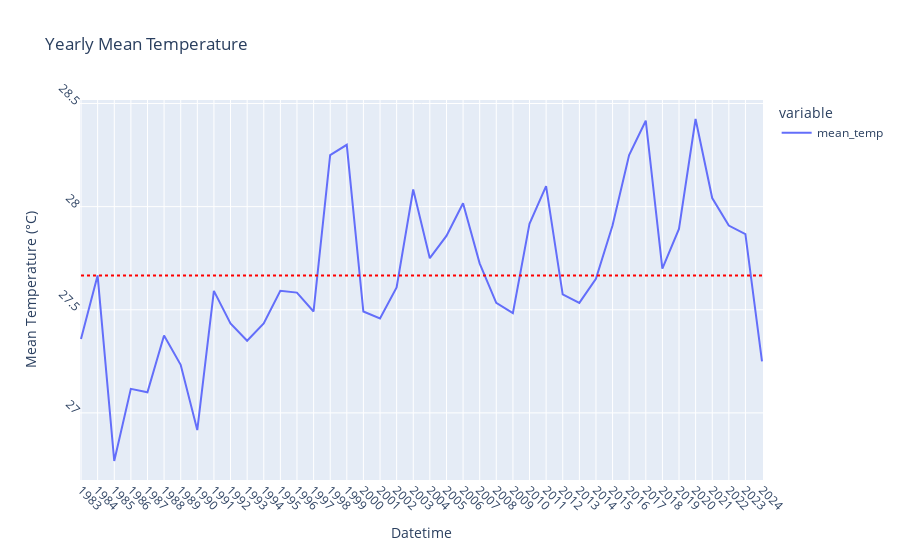

Here is the notebook cell this chart was saved with:
### Code cell
series_yearly_mean_temp = df['mean_temp'].resample('Y').mean()  # resample to yearly mean
# print(series_yearly_mean_temp)

fig_yearly_mean_temp = px.line(series_yearly_mean_temp, labels={series_yearly_mean_temp.index.name: 'Datetime', 'value': 'Mean Temperature (°C)'}, title='Yearly Mean Temperature')
fig_yearly_mean_temp.update_xaxes(dtick='M12', tickangle=45)
fig_yearly_mean_temp.update_yaxes(dtick=0.5, tickangle=45)
fig_yearly_mean_temp.update_traces(hovertemplate='Datetime: %{x}<br>Mean Temperature: %{y}°C')

# add the mean line
mean_temperature = np.mean(series_yearly_mean_temp)
fig_yearly_mean_temp.add_shape(
    type="line",
    x0=series_yearly_mean_temp.index[0],
    y0=mean_temperature,
    x1=series_yearly_mean_temp.index[-1],
    y1=mean_temperature,
    line=dict(color="red", dash="dot"),
)
fig_yearly_mean_temp.show()

### Figure 1 — Plotly figure (JSON) as saved in the notebook; plotly's stock layout.template omitted (floating-point values rounded to 4 significant figures)
{"data": [{"hovertemplate": "Datetime: %{x}<br>Mean Temperature: %{y}°C", "legendgroup": "mean_temp", "line": {"color": "#636efa", "dash": "solid"}, "marker": {"symbol": "circle"}, "mode": "lines", "name": "mean_temp", "orientation": "v", "showlegend": true, "type": "scatter", "x": ["1982-12-31T00:00:00", "1983-12-31T00:00:00", "1984-12-31T00:00:00", "1985-12-31T00:00:00", "1986-12-31T00:00:00", "1987-12-31T00:00:00", "1988-12-31T00:00:00", "1989-12-31T00:00:00", "1990-12-31T00:00:00", "1991-12-31T00:00:00", "1992-12-31T00:00:00", "1993-12-31T00:00:00", "1994-12-31T00:00:00", "1995-12-31T00:00:00", "1996-12-31T00:00:00", "1997-12-31T00:00:00", "1998-12-31T00:00:00", "1999-12-31T00:00:00", "2000-12-31T00:00:00", "2001-12-31T00:00:00", "2002-12-31T00:00:00", "2003-12-31T00:00:00", "2004-12-31T00:00:00", "2005-12-31T00:00:00", "2006-12-31T00:00:00", "2007-12-31T00:00:00", "2008-12-31T00:00:00", "2009-12-31T00:00:00", "2010-12-31T00:00:00", "2011-12-31T00:00:00", "2012-12-31T00:00:00", "2013-12-31T00:00:00", "2014-12-31T00:00:00", "2015-12-31T00:00:00", "2016-12-31T00:00:00", "2017-12-31T00:00:00", "2018-12-31T00:00:00", "2019-12-31T00:00:00", "2020-12-31T00:00:00", "2021-12-31T00:00:00", "2022-12-31T00:00:00", "2023-12-31T00:00:00"], "xaxis": "x", "y": [27.36, 27.67, 26.77, 27.12, 27.1, 27.38, 27.23, 26.92, 27.59, 27.43, 27.35, 27.43, 27.59, 27.58, 27.49, 28.25, 28.3, 27.49, 27.46, 27.61, 28.08, 27.75, 27.86, 28.02, 27.72, 27.53, 27.48, 27.92, 28.1, 27.57, 27.53, 27.65, 27.91, 28.25, 28.42, 27.7, 27.89, 28.43, 28.04, 27.91, 27.87, 27.25], "yaxis": "y"}], "layout": {"legend": {"title": {"text": "variable"}, "tracegroupgap": 0}, "shapes": [{"line": {"color": "red", "dash": "dot"}, "type": "line", "x0": "1982-12-31T00:00:00", "x1": "2023-12-31T00:00:00", "y0": 27.67, "y1": 27.67}], "title": {"text": "Yearly Mean Temperature"}, "xaxis": {"anchor": "y", "domain": [0, 1], "dtick": "M12", "tickangle": 45, "title": {"text": "Datetime"}}, "yaxis": {"anchor": "x", "domain": [0, 1], "dtick": 0.5, "tickangle": 45, "title": {"text": "Mean Temperature (°C)"}}}}
